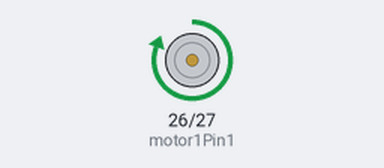
Simulated run of this sketch. Board: ESP32. On the bench: motor-driver pin pairs drawn as motors (green arrow = first pin HIGH = forward, orange = second pin HIGH = backward, longer = more drive).

Above: at 1.0 s.
At 2.5 s:
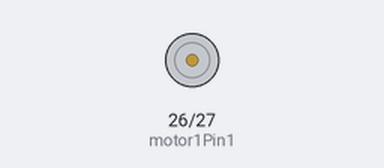
At 4.0 s:
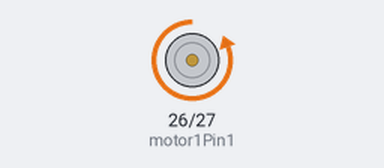
Timing chart, 0 to 7.8 s (numbered marks = the images above):
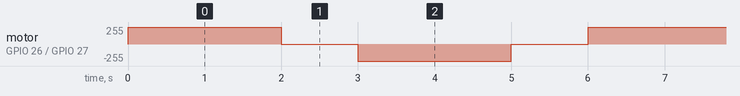

The sketch:

ejercicio1.ino
```cpp
// Definición de pines para el motor A
const int motor1Pin1 = 26; // IN1 en el L298N
const int motor1Pin2 = 27; // IN2 en el L298N

void setup() {
  // Inicializamos los pines como salidas
  pinMode(motor1Pin1, OUTPUT);
  pinMode(motor1Pin2, OUTPUT);

  // Nos aseguramos de que el motor empiece detenido
  digitalWrite(motor1Pin1, LOW);
  digitalWrite(motor1Pin2, LOW);
}

void loop() {
  // ----------------------------------------
  // 1. Mover hacia adelante
  // ----------------------------------------
  digitalWrite(motor1Pin1, HIGH);
  digitalWrite(motor1Pin2, LOW);
  delay(2000); // Gira por 2 segundos

  // ----------------------------------------
  // 2. Detener el motor
  // ----------------------------------------
  digitalWrite(motor1Pin1, LOW);
  digitalWrite(motor1Pin2, LOW);
  delay(1000); // Se detiene por 1 segundo

  // ----------------------------------------
  // 3. Mover hacia atrás (Reversa)
  // ----------------------------------------
  // Invertimos los estados lógicos
  digitalWrite(motor1Pin1, LOW);
  digitalWrite(motor1Pin2, HIGH);
  delay(2000); // Gira en reversa por 2 segundos

  // ----------------------------------------
  // 4. Detener el motor
  // ----------------------------------------
  digitalWrite(motor1Pin1, LOW);
  digitalWrite(motor1Pin2, LOW);
  delay(1000); // Se detiene por 1 segundo antes de repetir
}
```

Measured:
- by itself, motor on GPIO 26 (motor1Pin1) / GPIO 27 (motor1Pin2): repeats every 6.0 s: stopped 1.0 s, backward 255/255 2.0 s, stopped 1.0 s, forward 255/255 2.0 s
